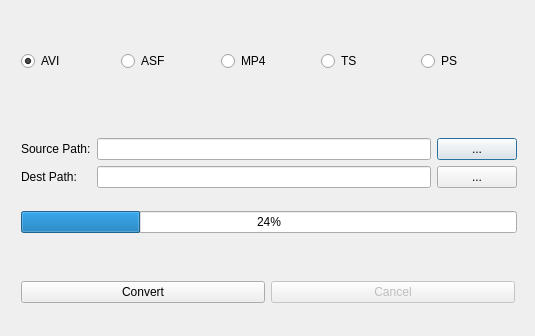
<?xml version="1.0" encoding="UTF-8"?>
<ui version="4.0">
 <class>FileConvert_demo</class>
 <widget class="QDialog" name="FileConvert_demo">
  <property name="geometry">
   <rect>
    <x>0</x>
    <y>0</y>
    <width>535</width>
    <height>336</height>
   </rect>
  </property>
  <property name="minimumSize">
   <size>
    <width>468</width>
    <height>231</height>
   </size>
  </property>
  <property name="windowTitle">
   <string>FileConvert_demo</string>
  </property>
  <widget class="QWidget" name="layoutWidget">
   <property name="geometry">
    <rect>
     <x>10</x>
     <y>110</y>
     <width>518</width>
     <height>151</height>
    </rect>
   </property>
   <layout class="QVBoxLayout" name="verticalLayout_4">
    <item>
     <layout class="QHBoxLayout" name="horizontalLayout_4">
      <item>
       <layout class="QVBoxLayout" name="verticalLayout_2">
        <item>
         <widget class="QLabel" name="label">
          <property name="text">
           <string>Source Path:</string>
          </property>
         </widget>
        </item>
        <item>
         <widget class="QLabel" name="label_2">
          <property name="text">
           <string>Dest Path:</string>
          </property>
         </widget>
        </item>
       </layout>
      </item>
      <item>
       <layout class="QVBoxLayout" name="verticalLayout_3">
        <item>
         <layout class="QHBoxLayout" name="horizontalLayout_2">
          <item>
           <widget class="QLineEdit" name="SourcePathEdit"/>
          </item>
          <item>
           <widget class="QPushButton" name="BrowseSourcePath">
            <property name="text">
             <string>...</string>
            </property>
           </widget>
          </item>
         </layout>
        </item>
        <item>
         <layout class="QHBoxLayout" name="horizontalLayout_3">
          <item>
           <widget class="QLineEdit" name="DestPathEdit"/>
          </item>
          <item>
           <widget class="QPushButton" name="BrowseDestPath">
            <property name="text">
             <string>...</string>
            </property>
           </widget>
          </item>
         </layout>
        </item>
       </layout>
      </item>
     </layout>
    </item>
    <item>
     <widget class="QProgressBar" name="ConvertProgress">
      <property name="value">
       <number>24</number>
      </property>
     </widget>
    </item>
   </layout>
  </widget>
  <widget class="QWidget" name="">
   <property name="geometry">
    <rect>
     <x>10</x>
     <y>260</y>
     <width>516</width>
     <height>65</height>
    </rect>
   </property>
   <layout class="QHBoxLayout" name="horizontalLayout_5">
    <item>
     <widget class="QPushButton" name="StartConvert">
      <property name="enabled">
       <bool>true</bool>
      </property>
      <property name="text">
       <string>Convert</string>
      </property>
     </widget>
    </item>
    <item>
     <widget class="QPushButton" name="StopConvert">
      <property name="enabled">
       <bool>false</bool>
      </property>
      <property name="text">
       <string>Cancel</string>
      </property>
     </widget>
    </item>
   </layout>
  </widget>
  <widget class="QWidget" name="">
   <property name="geometry">
    <rect>
     <x>10</x>
     <y>10</y>
     <width>516</width>
     <height>102</height>
    </rect>
   </property>
   <layout class="QHBoxLayout" name="horizontalLayout_11">
    <item>
     <widget class="QRadioButton" name="radioBtnAVI">
      <property name="text">
       <string>AVI</string>
      </property>
      <property name="checked">
       <bool>true</bool>
      </property>
     </widget>
    </item>
    <item>
     <widget class="QRadioButton" name="radioBtnASF">
      <property name="text">
       <string>ASF</string>
      </property>
     </widget>
    </item>
    <item>
     <widget class="QRadioButton" name="radioBtnMP4">
      <property name="text">
       <string>MP4</string>
      </property>
     </widget>
    </item>
    <item>
     <widget class="QRadioButton" name="radioBtnTS">
      <property name="text">
       <string>TS</string>
      </property>
     </widget>
    </item>
    <item>
     <widget class="QRadioButton" name="radioBtnPS">
      <property name="text">
       <string>PS</string>
      </property>
     </widget>
    </item>
   </layout>
  </widget>
  <zorder>layoutWidget</zorder>
  <zorder></zorder>
  <zorder></zorder>
  <zorder></zorder>
 </widget>
 <layoutdefault spacing="6" margin="11"/>
 <resources/>
 <connections/>
</ui>
